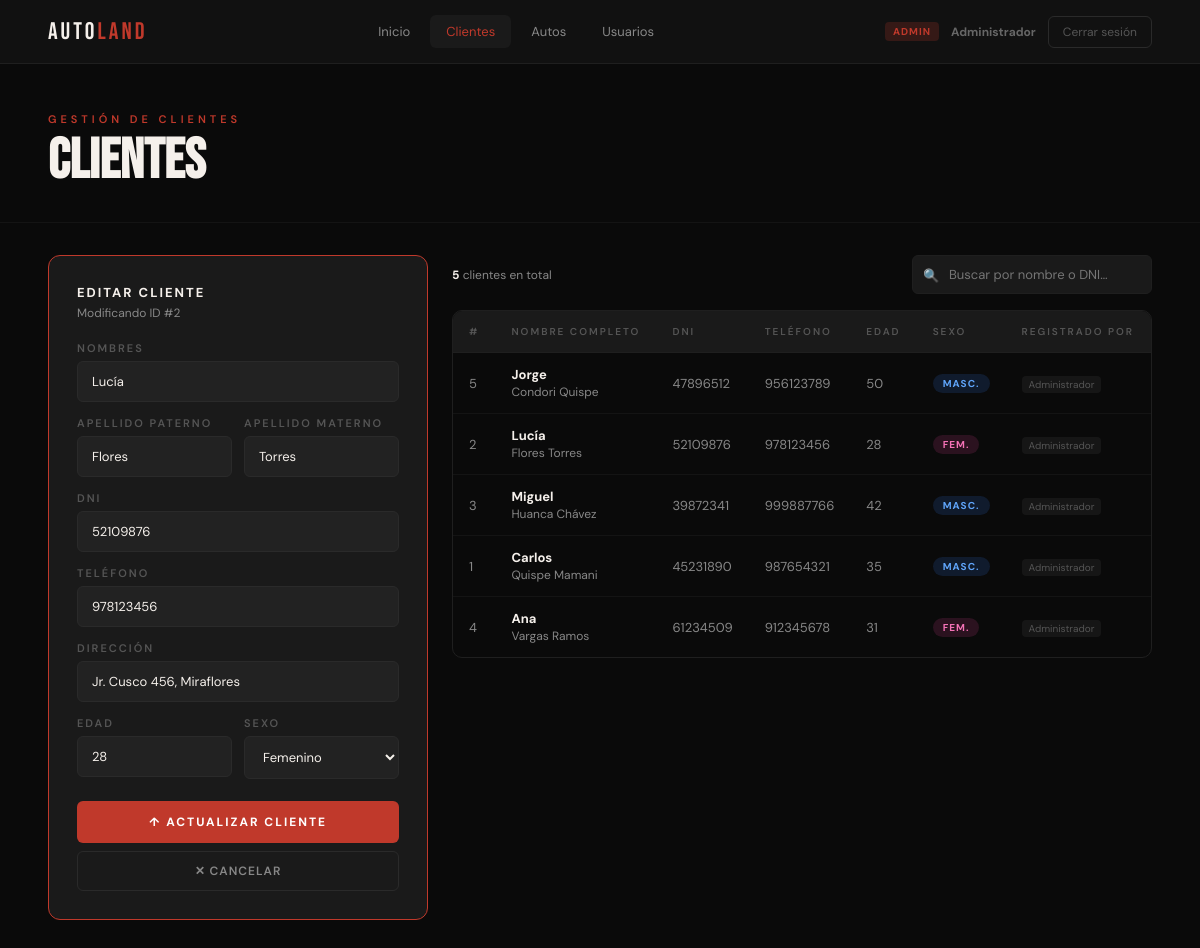
The app's page /form_Individuo.php?editar=2 (signed in) with its own data.
### tables this page shows
CREATE TABLE IF NOT EXISTS individuo (
  idIndividuo     INT AUTO_INCREMENT PRIMARY KEY,
  nombreIndividuo VARCHAR(100) NOT NULL,
  apellidoPaterno VARCHAR(50),
  apellidoMaterno VARCHAR(50),
  dni             VARCHAR(20)  UNIQUE,
  telefono        VARCHAR(20),
  direccion       VARCHAR(200),
  edadIndividuo   INT,
  sexoIndividuo   VARCHAR(1),
  idUsuario       INT          COMMENT 'Vendedor que registró al cliente',
  FOREIGN KEY (idUsuario) REFERENCES usuario(idUsuario) ON DELETE SET NULL
);

CREATE TABLE IF NOT EXISTS usuario (
  idUsuario    INT AUTO_INCREMENT PRIMARY KEY,
  nombreReal   VARCHAR(100) NOT NULL,
  usuario      VARCHAR(50)  NOT NULL UNIQUE,
  password     VARCHAR(255) NOT NULL   COMMENT 'Almacenado con password_hash()',
  rol          ENUM('admin','vendedor') NOT NULL DEFAULT 'vendedor',
  activo       TINYINT(1)   NOT NULL DEFAULT 1,
  fechaCreado  DATETIME     NOT NULL DEFAULT CURRENT_TIMESTAMP
);

### config/conexion.example.php (called while the page is built, shortened)
<?php
class Conexion
{
    private $con;
    private $db       = "mysql:host=localhost;dbname=autoland_bd;charset=utf8mb4";
    private $user     = "root";
    private $password = "";
    public function getConnection()
    {
        try {
            $this->con = new PDO($this->db, $this->user, $this->password, [
                PDO::ATTR_ERRMODE            => PDO::ERRMODE_EXCEPTION,
                PDO::ATTR_DEFAULT_FETCH_MODE => PDO::FETCH_ASSOC,
                PDO::ATTR_EMULATE_PREPARES   => false,
            ]);
        } catch (PDOException $e) {
            die(json_encode(['error' => 'Error de conexión: ' . $e->getMessage()]));
        }
        return $this->con;
    }
}

### config/data.php (called while the page is built, shortened)
<?php
class Data
{
    private $con;
    public function __construct()
    {
        $this->con = (new Conexion())->getConnection();
    }
    private function esAdmin($rol): bool { return $rol === 'admin'; }
    public function listarIndividuo($idUsuario, $rol)
    {
        if ($this->esAdmin($rol)) {
            $sql = "SELECT i.*, u.nombreReal AS registradoPor
                    FROM individuo i LEFT JOIN usuario u ON i.idUsuario=u.idUsuario
                    ORDER BY i.apellidoPaterno";
            $stmt = $this->con->prepare($sql); $stmt->execute();
        } else {
            $sql = "SELECT i.*, u.nombreReal AS registradoPor
                    FROM individuo i LEFT JOIN usuario u ON i.idUsuario=u.idUsuario
                    WHERE i.idUsuario=? ORDER BY i.apellidoPaterno";
            $stmt = $this->con->prepare($sql); $stmt->execute([$idUsuario]);
        }
        return $stmt;
    }
    public function buscarIndividuo($id)
    {
        $stmt = $this->con->prepare("SELECT * FROM individuo WHERE idIndividuo=?");
        $stmt->execute([$id]); return $stmt;
    }
}

### form_Individuo.php (the view, shortened to what this page needs)
<?php
require_once 'config/data.php';
$data       = new Data();
$nombreReal = htmlspecialchars($_SESSION['nombreReal']);
$rol        = $_SESSION['rol'];
$idUsuario  = $_SESSION['idUsuario'];
$esAdmin    = $rol === 'admin';
$busqueda   = trim($_GET['q'] ?? '');
$individuos = $busqueda
    ? $data->buscarIndividuoPorTexto($busqueda, $idUsuario, $rol)->fetchAll()
    : $data->listarIndividuo($idUsuario, $rol)->fetchAll();
$editar = null;
if (isset($_GET['editar'])) {
    $row = $data->buscarIndividuo(intval($_GET['editar']))->fetch();
    $editar = $row ?: null;
}
?>
<!DOCTYPE html>
<html lang="es">
<head>
</head>
<body>
<nav class="navbar">
    <div class="nav-logo">AUTO<span>LAND</span></div>
    <div class="nav-links">
        <a href="index.php">Inicio</a>
        <a href="form_Individuo.php" class="active">Clientes</a>
        <a href="form_Auto.php">Autos</a>
        <?php if ($esAdmin): ?><a href="usuarios.php">Usuarios</a><?php endif; ?>
    </div>
    <div style="display:flex;align-items:center;gap:12px">
        <?php if ($esAdmin): ?><span class="badge-admin">Admin</span><?php endif; ?>
        <span style="font-size:12px;color:#444"><strong style="color:#666"><?= $nombreReal ?></strong></span>
        <a href="logout.php" class="btn-logout">Cerrar sesión</a>
    </div>
</nav>
<div class="page-header">
    <div class="page-eyebrow">Gestión de clientes</div>
    <h1 class="page-titulo">Clientes</h1>
</div>
<div class="layout">
    <div class="form-card <?= $editar ? 'modo-editar' : '' ?>">
        <?php if ($editar): ?>
            <div class="form-titulo">Editar cliente</div>
            <div class="form-sub">Modificando ID #<?= $editar['idIndividuo'] ?></div>
        <?php else: ?>
            <div class="form-titulo">Nuevo cliente</div>
            <div class="form-sub">Completa los datos del cliente</div>
        <?php endif; ?>
        <form method="POST">
            <div class="campo"><label>Nombres</label>
                <input type="text" name="nombres" placeholder="Ej: Carlos Alberto" required
                       value="<?= htmlspecialchars($editar['nombreIndividuo'] ?? '') ?>">
            </div>
            <div class="campos-grid">
                <div class="campo"><label>Apellido paterno</label>
                    <input type="text" name="apellidoP" required
                           value="<?= htmlspecialchars($editar['apellidoPaterno'] ?? '') ?>">
                </div>
                <div class="campo"><label>Apellido materno</label>
                    <input type="text" name="apellidoM"
                           value="<?= htmlspecialchars($editar['apellidoMaterno'] ?? '') ?>">
                </div>
            </div>
            <div class="campo"><label>DNI</label>
                <input type="text" name="dni" maxlength="8" placeholder="8 dígitos"
                       value="<?= htmlspecialchars($editar['dni'] ?? '') ?>">
            </div>
            <div class="campo"><label>Teléfono</label>
                <input type="text" name="telefono" placeholder="9XX XXX XXX"
                       value="<?= htmlspecialchars($editar['telefono'] ?? '') ?>">
            </div>
            <div class="campo"><label>Dirección</label>
                <input type="text" name="direccion"
                       value="<?= htmlspecialchars($editar['direccion'] ?? '') ?>">
            </div>
            <div class="campos-grid">
                <div class="campo"><label>Edad</label>
                    <input type="number" name="edad" min="18" max="99"
                           value="<?= htmlspecialchars($editar['edadIndividuo'] ?? '') ?>">
                </div>
                <div class="campo"><label>Sexo</label>
                    <select name="sexo">
                        <option value="F" <?= ($editar['sexoIndividuo'] ?? '') === 'F' ? 'selected' : '' ?>>Femenino</option>
                    </select>
                </div>
            </div>
            <button type="submit" class="btn-primary">
                <?= $editar ? '↑ Actualizar cliente' : '+ Registrar cliente' ?>
            </button>
        </form>
        <?php if ($editar): ?>
            <a href="form_Individuo.php" class="btn-secondary">✕ Cancelar</a>
        <?php endif; ?>
    </div>
    <div class="tabla-section">
        <div class="tabla-top">
            <div class="tabla-info">
                <strong><?= count($individuos) ?></strong> cliente<?= count($individuos) !== 1 ? 's' : '' ?>
                <?= $busqueda ? "para <strong>\"".htmlspecialchars($busqueda)."\"</strong>" : ($esAdmin ? 'en total' : 'registrados por ti') ?>
            </div>
            <form method="GET" class="search-wrap">
                <input type="text" name="q" placeholder="Buscar por nombre o DNI…"
                       value="<?= htmlspecialchars($busqueda) ?>">
            </form>
        </div>
        <div class="tabla-wrap">
            <table>
                <thead>
                    <tr>
                        <th>#</th><th>Nombre completo</th><th>DNI</th><th>Teléfono</th>
                        <th>Edad</th><th>Sexo</th>
                        <?php if ($esAdmin): ?><th>Registrado por</th><?php endif; ?>
                    </tr>
                </thead>
                <tbody>
                    <?php if (empty($individuos)): ?>
                        <tr class="empty-row"><td colspan="<?= $esAdmin ? 8 : 7 ?>">No hay clientes aún.</td></tr>
                    <?php else: ?>
                        <?php foreach ($individuos as $i): ?>
                        <tr>
                            <td class="muted"><?= $i['idIndividuo'] ?></td>
                            <td>
                                <strong><?= htmlspecialchars($i['nombreIndividuo']) ?></strong><br>
                                <span style="font-size:12px;color:var(--texto)"><?= htmlspecialchars($i['apellidoPaterno'].' '.$i['apellidoMaterno']) ?></span>
                            </td>
                            <td class="muted"><?= htmlspecialchars($i['dni']) ?></td>
                            <td class="muted"><?= htmlspecialchars($i['telefono']) ?></td>
                            <td class="muted"><?= $i['edadIndividuo'] ?></td>
                            <td><span class="badge-sexo badge-<?= $i['sexoIndividuo'] ?>"><?= $i['sexoIndividuo'] === 'M' ? 'Masc.' : 'Fem.' ?></span></td>
                            <?php if ($esAdmin): ?>
                                <td><span class="tag-vendedor"><?= htmlspecialchars($i['registradoPor'] ?? '—') ?></span></td>
                            <?php endif; ?>
                        </tr>
                        <?php endforeach; ?>
                    <?php endif; ?>
                </tbody>
            </table>
        </div>
    </div>
</div>
</body>
</html>

### records on screen
individuo: idIndividuo "2", nombres "Lucía", apellidoP "Flores", apellidoM "Torres", dni "52109876", telefono "978123456", direccion "Jr. Cusco 456, Miraflores", edad "28", sexo "Femenino", nombreIndividuo "Lucía", apellidoPaterno+apellidoMaterno "Flores Torres", edadIndividuo "28", shows "FEM.", idUsuario.nombreReal "Administrador"
individuo: idIndividuo "5", nombreIndividuo "Jorge", apellidoPaterno+apellidoMaterno "Condori Quispe", dni "47896512", telefono "956123789", edadIndividuo "50", sexoIndividuo "MASC.", idUsuario.nombreReal "Administrador"
individuo: idIndividuo "3", nombreIndividuo "Miguel", apellidoPaterno+apellidoMaterno "Huanca Chávez", dni "39872341", telefono "999887766", edadIndividuo "42", sexoIndividuo "MASC.", idUsuario.nombreReal "Administrador"
individuo: idIndividuo "1", nombreIndividuo "Carlos", apellidoPaterno+apellidoMaterno "Quispe Mamani", dni "45231890", telefono "987654321", edadIndividuo "35", sexoIndividuo "MASC.", idUsuario.nombreReal "Administrador"
individuo: idIndividuo "4", nombreIndividuo "Ana", apellidoPaterno+apellidoMaterno "Vargas Ramos", dni "61234509", telefono "912345678", edadIndividuo "31", sexoIndividuo "FEM.", idUsuario.nombreReal "Administrador"

### other values on screen
$nombreReal "Administrador"
count($individuos) "5"
